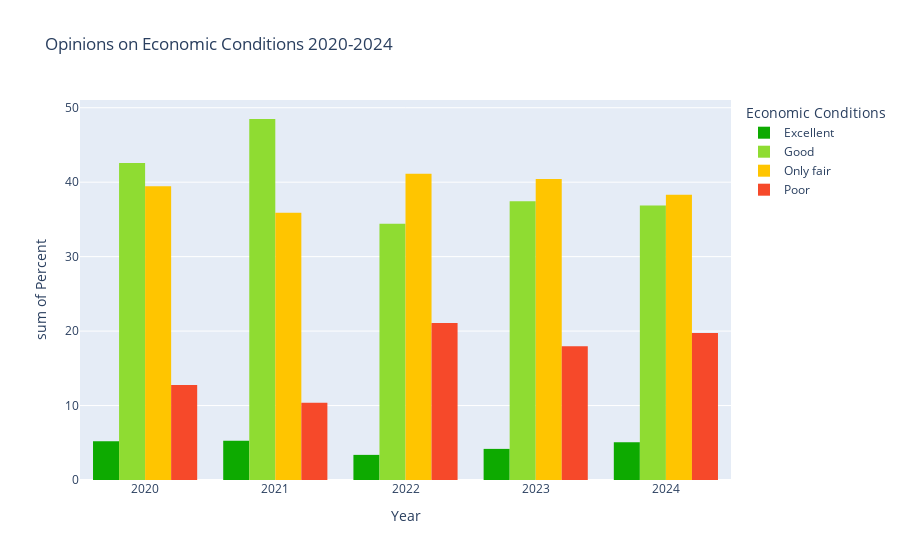

The notebook cell this image was saved under:
### Code cell
color_map = {
    'Excellent':"#0daa00",
    'Good':'#8fdc32',
    'Only fair':'#ffc500',
    'Poor':'#f6492a'
}
examine_changes('ECON1MOD','Economic Conditions',[],color_map)

### Figure 1 — Plotly figure (JSON) as saved in the notebook; plotly's stock layout.template omitted (floating-point values rounded to 4 significant figures)
{"data": [{"alignmentgroup": "True", "bingroup": "x", "histfunc": "sum", "hovertemplate": "Economic Conditions=Excellent<br>Year=%{x}<br>sum of Percent=%{y}<extra></extra>", "legendgroup": "Excellent", "marker": {"color": "#0daa00", "pattern": {"shape": ""}}, "name": "Excellent", "offsetgroup": "Excellent", "orientation": "v", "showlegend": true, "type": "histogram", "x": [2020, 2021, 2022, 2023, 2024], "xaxis": "x", "y": [5.193, 5.269, 3.374, 4.178, 5.079], "yaxis": "y"}, {"alignmentgroup": "True", "bingroup": "x", "histfunc": "sum", "hovertemplate": "Economic Conditions=Good<br>Year=%{x}<br>sum of Percent=%{y}<extra></extra>", "legendgroup": "Good", "marker": {"color": "#8fdc32", "pattern": {"shape": ""}}, "name": "Good", "offsetgroup": "Good", "orientation": "v", "showlegend": true, "type": "histogram", "x": [2020, 2021, 2022, 2023, 2024], "xaxis": "x", "y": [42.59, 48.49, 34.41, 37.43, 36.87], "yaxis": "y"}, {"alignmentgroup": "True", "bingroup": "x", "histfunc": "sum", "hovertemplate": "Economic Conditions=Only fair<br>Year=%{x}<br>sum of Percent=%{y}<extra></extra>", "legendgroup": "Only fair", "marker": {"color": "#ffc500", "pattern": {"shape": ""}}, "name": "Only fair", "offsetgroup": "Only fair", "orientation": "v", "showlegend": true, "type": "histogram", "x": [2020, 2021, 2022, 2023, 2024], "xaxis": "x", "y": [39.44, 35.89, 41.13, 40.42, 38.32], "yaxis": "y"}, {"alignmentgroup": "True", "bingroup": "x", "histfunc": "sum", "hovertemplate": "Economic Conditions=Poor<br>Year=%{x}<br>sum of Percent=%{y}<extra></extra>", "legendgroup": "Poor", "marker": {"color": "#f6492a", "pattern": {"shape": ""}}, "name": "Poor", "offsetgroup": "Poor", "orientation": "v", "showlegend": true, "type": "histogram", "x": [2020, 2021, 2022, 2023, 2024], "xaxis": "x", "y": [12.77, 10.36, 21.09, 17.97, 19.73], "yaxis": "y"}], "layout": {"barmode": "group", "legend": {"title": {"text": "Economic Conditions"}, "tracegroupgap": 0}, "title": {"text": "Opinions on Economic Conditions 2020-2024"}, "xaxis": {"anchor": "y", "domain": [0, 1], "title": {"text": "Year"}}, "yaxis": {"anchor": "x", "domain": [0, 1], "title": {"text": "sum of Percent"}}}}
